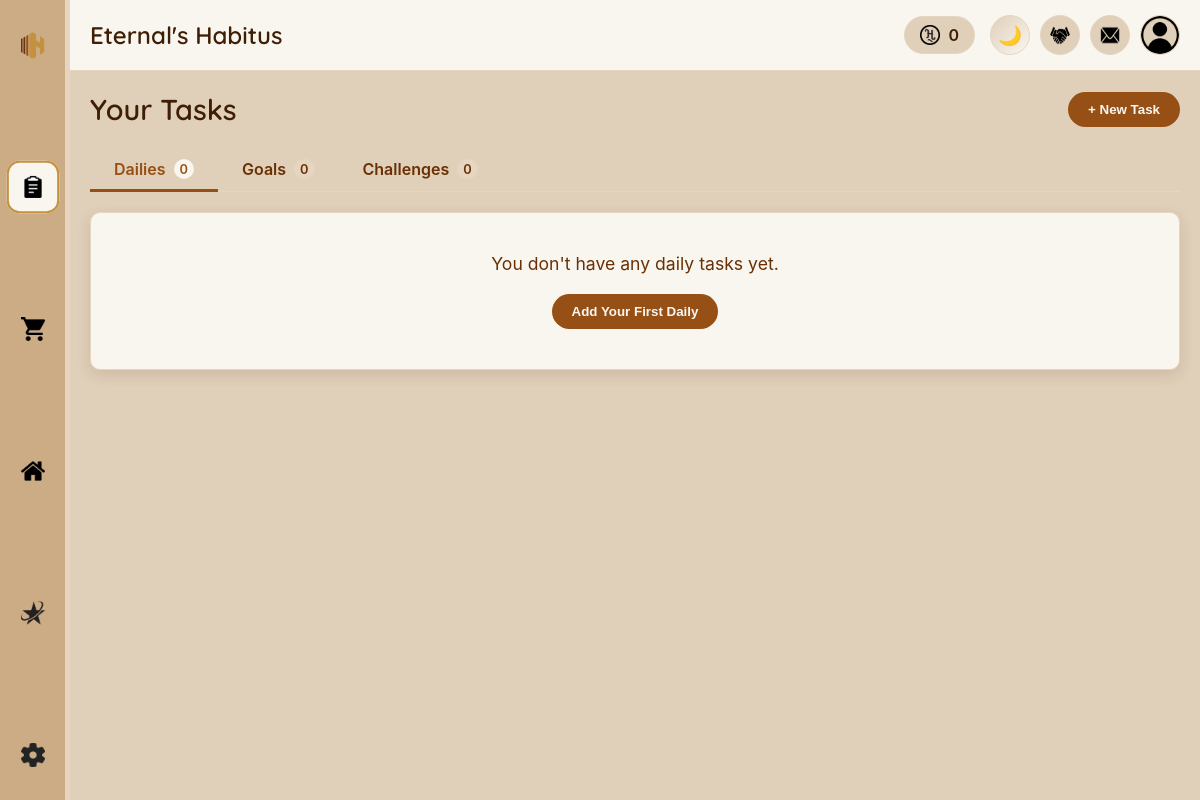
Before: /pages/tasks.php (signed in) with the older database file.
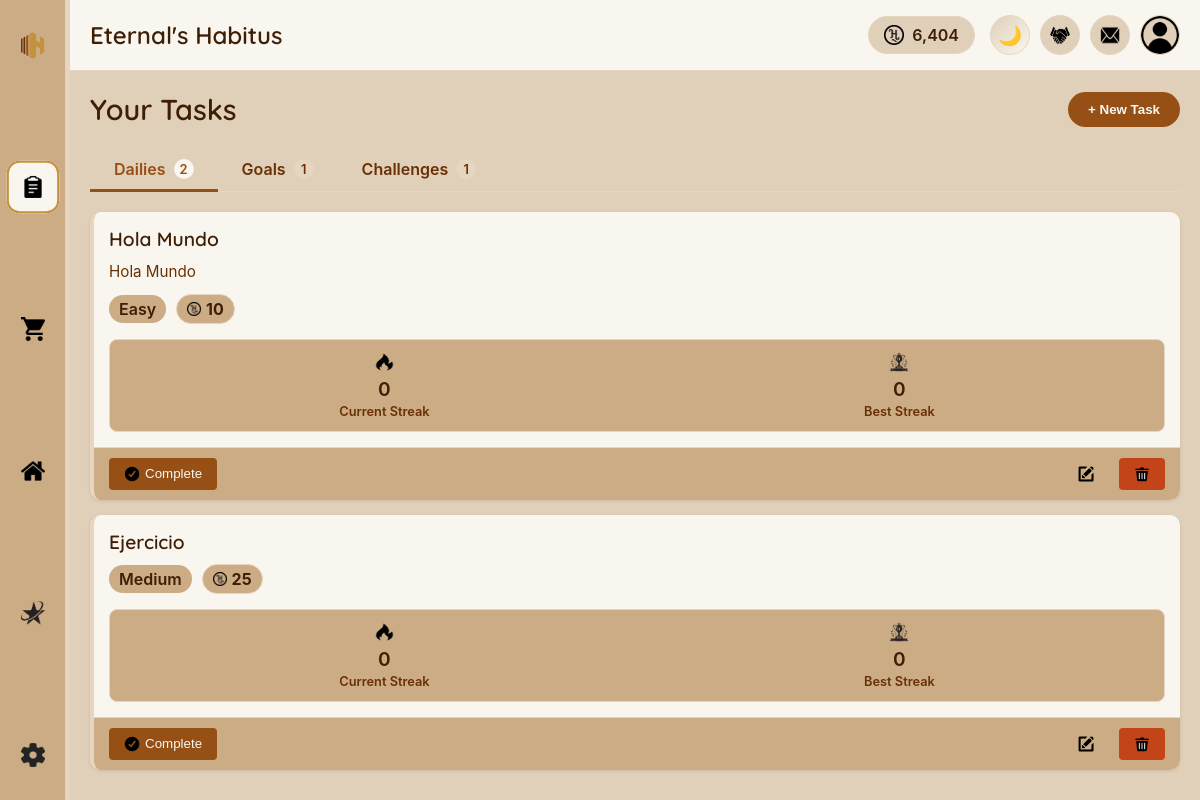
After: the same page with the newer database file.
### tables this page shows
CREATE TABLE `users` (
  `id` int(11) NOT NULL,
  `username` varchar(50) NOT NULL,
  `email` varchar(100) NOT NULL,
  `password` varchar(255) NOT NULL,
  `hcoin` int(11) DEFAULT 0,
  `subscription_type` enum('free','adfree','premium') DEFAULT 'free',
  `subscription_expires` datetime DEFAULT NULL,
  `theme` varchar(20) DEFAULT 'light',
  `language` varchar(10) DEFAULT 'en',
  `created_at` timestamp NULL DEFAULT current_timestamp(),
  `last_login` timestamp NULL DEFAULT NULL,
  `stripe_customer_id` varchar(255) DEFAULT NULL,
  `stripe_subscription_id` varchar(255) DEFAULT NULL,
  `last_payment_intent` varchar(255) DEFAULT NULL,
  `payment_method_id` varchar(255) DEFAULT NULL,
  `payment_failures` int(11) DEFAULT 0,
  `last_payment_failure` datetime DEFAULT NULL,
  `subscription_created_at` timestamp NULL DEFAULT NULL COMMENT 'When subscription was first created',
  `subscription_updated_at` timestamp NULL DEFAULT NULL ON UPDATE current_timestamp() COMMENT 'Last subscription update',
  `profile_picture` varchar(255) DEFAULT 'images/icons/profile-icon.webp',
  `preferred_language` varchar(5) DEFAULT 'en',
  `timezone` varchar(50) DEFAULT 'UTC',
  `auto_translation` tinyint(1) DEFAULT 1,
  `translation_quality` varchar(20) DEFAULT 'standard',
  `high_quality_translation` tinyint(1) DEFAULT 0,
  `email_notifications` tinyint(1) DEFAULT 1,
  `task_reminders` tinyint(1) DEFAULT 1,
  `theme_preference` varchar(20) DEFAULT 'auto'
);

CREATE TABLE `dailies` (
  `id` int(11) NOT NULL,
  `task_id` int(11) NOT NULL,
  `current_streak` int(11) DEFAULT 0,
  `highest_streak` int(11) DEFAULT 0,
  `reset_time` time DEFAULT '00:00:00',
  `last_completed` date DEFAULT NULL
);

CREATE TABLE `tasks` (
  `id` int(11) NOT NULL,
  `user_id` int(11) NOT NULL,
  `type_id` int(11) NOT NULL,
  `title` varchar(100) NOT NULL,
  `description` text DEFAULT NULL,
  `difficulty` enum('easy','medium','hard','expert') DEFAULT 'medium',
  `duration` int(11) DEFAULT NULL,
  `hcoin_reward` int(11) NOT NULL,
  `is_custom` tinyint(1) DEFAULT 0,
  `created_at` timestamp NULL DEFAULT current_timestamp()
);

### php/include/functions.php (called while the page is built, shortened)
<?php
function getUserData($userId) {
    global $conn;
    $sql = "SELECT * FROM users WHERE id = ?";
    $stmt = $conn->prepare($sql);
    $stmt->execute([$userId]);
    if ($stmt->rowCount() > 0) {
        $userData = $stmt->fetch();
        return $userData;
    }
    return [];
}
function getUserDailies($userId) {
    global $conn;
    $sql = "SELECT t.id, t.title, t.description, t.hcoin_reward, t.difficulty, d.current_streak,
            d.highest_streak, d.reset_time, d.last_completed,
            IF(d.last_completed = CURDATE(), 1, 0) as completed
            FROM tasks t
            JOIN dailies d ON t.id = d.task_id
            WHERE t.user_id = ? AND t.type_id = (SELECT id FROM task_types WHERE name = 'Daily')
            ORDER BY d.reset_time, t.title";
    $stmt = $conn->prepare($sql);
    $stmt->execute([$userId]);
    $dailies = [];
    while ($row = $stmt->fetch()) {
        $dailies[] = $row;
    }
    return $dailies;
}

### pages/tasks.php (the view, shortened to what the rows shown need)
<?php
require_once '../php/include/db_connect.php';
require_once '../php/include/functions.php';
$userData = getUserData($_SESSION['user_id']);
$userHCoins = $userData['hcoin'];
$userHabitusName = $userData['username'] . "'s Habitus";
$currentLanguage = $userData['language'] ?? 'en';
$currentTheme = $userData['theme'] ?? 'light';
$activeTab = isset($_GET['tab']) ? $_GET['tab'] : 'dailies';
$dailies = getUserDailies($_SESSION['user_id']);
?>
<!DOCTYPE html>
<html lang="<?php echo $currentLanguage; ?>" data-theme="<?php echo $currentTheme; ?>">
<head>
    <link rel="stylesheet" href="../css/themes/<?php echo $currentTheme; ?>.css" id="theme-stylesheet">
    <link rel="stylesheet" href="../css/main.css">
    <link rel="stylesheet" href="../css/components/sidebar.css">
    <link rel="stylesheet" href="../css/components/header.css">
    <link rel="stylesheet" href="../css/components/scrollbar.css">
    <link rel="stylesheet" href="../css/pages/tasks.css">
</head>
<body class="theme-<?php echo $currentTheme; ?>">
    <div class="main-container">
        <div class="content-container">
            <?php include '../php/include/header.php'; ?>
            <div class="tasks-content">
                <div class="tasks-header">
                    <h1 translate="yes">Your Tasks</h1>
                </div>
                <div class="tab-content <?php echo $activeTab === 'dailies' ? 'active' : ''; ?>" id="dailies-tab">
                    <?php if (empty($dailies)): ?>
                        <div class="empty-tasks">
                            <p translate="yes">You don't have any daily tasks yet.</p>
                            <button class="add-task-btn" onclick="openTaskModal('daily')">
                                <span translate="yes">Add Your First Daily</span>
                            </button>
                        </div>
                    <?php else: ?>
                        <div class="tasks-list dailies-list">
                            <?php foreach ($dailies as $daily): ?>
                                <div class="task-item <?php echo $daily['completed'] ? 'completed' : ''; ?>">
                                    <div class="task-content">
                                        <div class="task-info">
                                            <h3><?php echo htmlspecialchars($daily['title']); ?></h3>
                                            <?php if (!empty($daily['description'])): ?>
                                                <p class="task-description"><?php echo htmlspecialchars($daily['description']); ?></p>
                                             <?php endif; ?>
                                             <div class="task-meta">
                                                <span class="difficulty <?php echo $daily['difficulty']; ?>" translate="yes">
                                                    <?php echo ucfirst($daily['difficulty']); ?>
                                                </span>
                                                 <span class="reward">
                                                     <img src="../images/icons/hcoin-icon.webp" alt="HCoin">
                                                    <?php echo $daily['hcoin_reward']; ?>
                                                </span>
                                            </div>
                                        </div>
                                        <div class="task-stats">
                                            <div class="streak">
                                                <img src="../images/icons/streak-icon.webp" alt="Streak">
                                                <span><?php echo $daily['current_streak']; ?></span>
                                                <span class="label" translate="yes">Current Streak</span>
                                            </div>
                                            <div class="best-streak">
                                                <img src="../images/icons/best_streak-icon.webp" alt="Best">
                                                <span><?php echo $daily['highest_streak']; ?></span>
                                                <span class="label" translate="yes">Best Streak</span>
                                            </div>
                                        </div>
                                    </div>
                                    <div class="task-actions">
                                        <?php if ($daily['completed']): ?>
                                            <button class="complete-btn done" disabled>
                                                <img src="../images/icons/check.webp" alt="Done">
                                                <span translate="yes">Completed</span>
                                            </button>
                                        <?php else: ?>
                                            <button class="complete-btn" onclick="completeTask(<?php echo $daily['id']; ?>, 'daily')">
                                                <img src="../images/icons/check.webp" alt="Complete">
                                                <span translate="yes">Complete</span>
                                            </button>
                                        <?php endif; ?>
                                        <button class="edit-btn" onclick="openTaskModal('daily', <?php echo $daily['id']; ?>)">
                                            <img src="../images/icons/edit-icon.webp" alt="Edit">
                                        </button>
                                        <button class="delete-btn" onclick="showDeleteConfirmation(<?php echo $daily['id']; ?>, 'daily')">
                                            <img src="../images/icons/trash.webp" alt="Delete">
                                        </button>
                                    </div>
                                </div>
                            <?php endforeach; ?>
                        </div>
                    <?php endif; ?>
                </div>
            </div>
        </div>
    </div>
</body>
</html>

### php/include/header.php (shortened to what the rows shown need)
<header class="main-header">
    <div class="user-info">
        <h1 class="habitus-name"><?php echo htmlspecialchars($userHabitusName); ?></h1>
    </div>
    <div class="user-actions">
        <div class="hcoin-balance">
            <img src="../images/icons/hcoin-icon.webp" alt="HCoin">
            <span><?php echo number_format($userHCoins); ?></span>
        </div>
        <a href="settings.php" class="profile-button" title="Profile settings">
            <?php
            $profilePic = $userData['profile_picture'] ?? 'uploads/profile-icon.webp';
            if (strpos($profilePic, 'http') === 0) {
                $profileUrl = $profilePic;
            } else if (strpos($profilePic, '/') === 0) {
                $profileUrl = $profilePic;
            } else if (strpos($profilePic, 'uploads/') === 0) {
                $profileUrl = '/' . $profilePic;
            } else {
                $profileUrl = '../' . $profilePic;
            }
            ?>
            <img src="<?php echo htmlspecialchars($profileUrl); ?>"
                 alt="Profile Picture"
                 onerror="this.src='../uploads/profile-icon.webp'">
        </a>
    </div>
</header>

Changed rows visible on the page:
changed users "Eternal's Habitus": userHCoins "0" → "6,404"
added dailies: task.title "Hola Mundo", task.description "Hola Mundo", task.difficulty "Easy", task.hcoin_reward "10", current_streak "0", highest_streak "0"
added dailies: task.title "Ejercicio", task.difficulty "Medium", task.hcoin_reward "25", current_streak "0", highest_streak "0"
Other visible differences:
count($dailies): "0" → "2"
count($goals): "0" → "1"
count($challenges): "0" → "1"
text no longer shown: "You don't have any daily tasks yet. Add Your First Daily"
